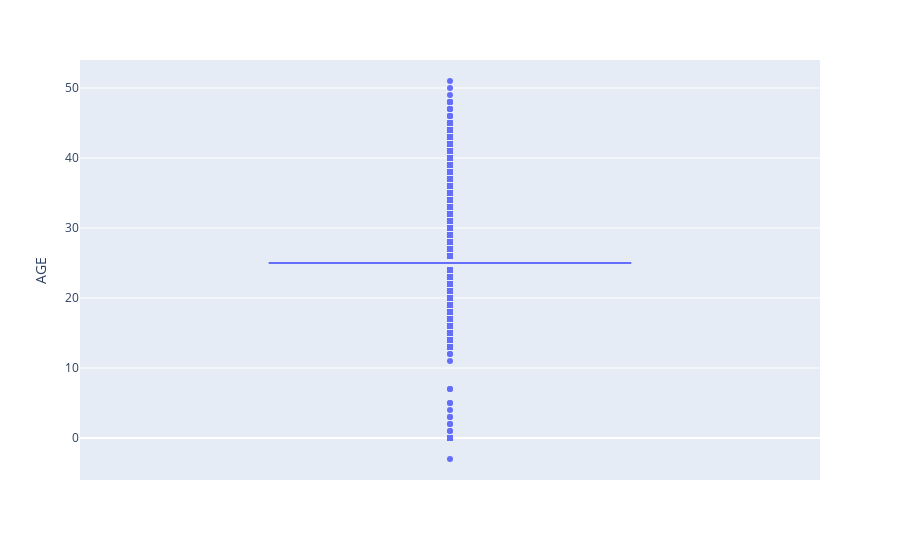

The notebook cell saved with this chart:
### Code cell
fig = px.box(df, y="AGE")
fig

### Figure 1 — Plotly figure (JSON) as saved in the notebook; plotly's stock layout.template omitted (floating-point values rounded to 4 significant figures; data arrays with more than 128 entries replaced by an {"elided": "..."} marker saying what was removed)
{"data": [{"alignmentgroup": "True", "hovertemplate": "AGE=%{y}<extra></extra>", "legendgroup": "", "marker": {"color": "#636efa"}, "name": "", "notched": false, "offsetgroup": "", "orientation": "v", "showlegend": false, "type": "box", "x0": " ", "xaxis": "x", "y": {"elided": "41762 int values"}, "y0": " ", "yaxis": "y"}], "layout": {"boxmode": "group", "legend": {"tracegroupgap": 0}, "margin": {"t": 60}, "xaxis": {"anchor": "y", "domain": [0, 1]}, "yaxis": {"anchor": "x", "domain": [0, 1], "title": {"text": "AGE"}}}}
